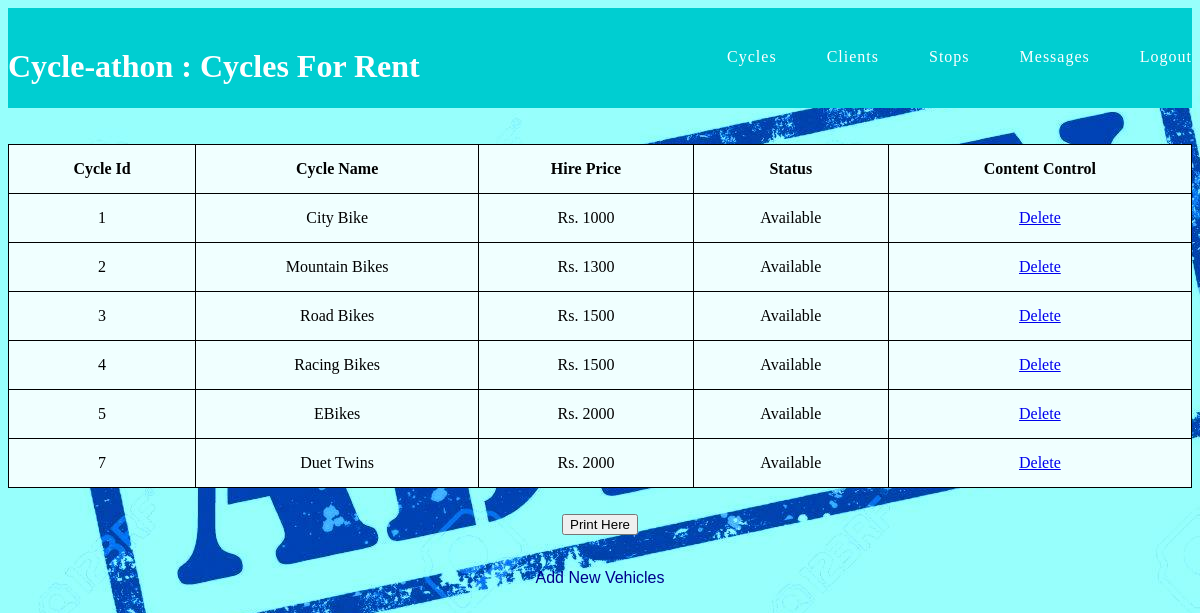
Page /admin/cycles.php on the committed database.
### tables this page shows
CREATE TABLE `cycles` (
  `cycle_id` int(11) NOT NULL,
  `cycle_name` varchar(255) NOT NULL,
  `image` text NOT NULL,
  `hire_cost` int(11) NOT NULL,
  `status` varchar(255) NOT NULL DEFAULT 'Available'
);

### admin/cycles.php (the view, shortened to what this page needs)
<!DOCTYPE html>
<html>
<head>
	<?php
			include 'header.php';
	?>
	<link rel="stylesheet" type="text/css" href="css/main.css">
</head>
<body>
<div id="container">
	<div class="shell">
		<br/><br/>
		<table style="width:100%">
  <tr>
    <th>Cycle Id</th>
	<th>Cycle Name</th>
	<th>Hire Price</th>
	<th>Status</th>
	<th>Content Control</th>
  </tr>
  <?php
								include 'config.php';
								$select = "SELECT * FROM cycles WHERE status = 'Available'";
								$result = mysqli_query($con,$select);
						while($row = mysqli_fetch_array($result)){ ?>
  <tr>
    <td> <?php echo $row['cycle_id'] ?> </td>
    <td> <?php echo $row['cycle_name'] ?> </td>
    <td> <?php echo 'Rs. '.$row['hire_cost'] ?> </td>
	<td> <?php echo $row['status'] ?> </td>
	<td><a href= "delete_cycle.php?id=(<?php echo $row['cycle_id'];?>)" class="ico del">Delete</a></td>
  </tr>
						<?php } ?>
</table>
</div>
<h2><div style=text-align:center><input type="submit" onclick="window.print()" value="Print Here" /></div></h2>
<h2><div style=text-align:center><button onclick="window.location.href='add_cycles.php'" class="btn add">Add New Vehicles</button></div></h2>
</div>
</body>
</html>

### admin/css/main.css (style rules this page uses)
body { background-image: url(pic1.jpg); }
table { border-spacing: 5px; border: 1px solid black; border-collapse: collapse; background-color: azure; font-family: cursive; text-align: center; }
td { padding: 15px; border: 1px solid black; border-collapse: collapse; }
th { border: 1px solid black; border-collapse: collapse; padding: 15px; text-underline-position: auto; }
.btn { border: none; background-color: inherit; padding: 14px 28px; font-size: 16px; cursor: pointer; display: inline-block; }
.add { color: darkblue; }
h2 { display: block; font-size: 1.5em; margin-top: 0.83em; margin-bottom: 0.83em; margin-left: 0; margin-right: 0; font-weight: bold; font-family: cursive; }

### rows in the picture
cycles: cycle_id "1", cycle_name "City Bike", hire_cost "1000", status "Available"
cycles: cycle_id "2", cycle_name "Mountain Bikes", hire_cost "1300", status "Available"
cycles: cycle_id "3", cycle_name "Road Bikes", hire_cost "1500", status "Available"
cycles: cycle_id "4", cycle_name "Racing Bikes", hire_cost "1500", status "Available"
cycles: cycle_id "5", cycle_name "EBikes", hire_cost "2000", status "Available"
cycles: cycle_id "7", cycle_name "Duet Twins", hire_cost "2000", status "Available"
